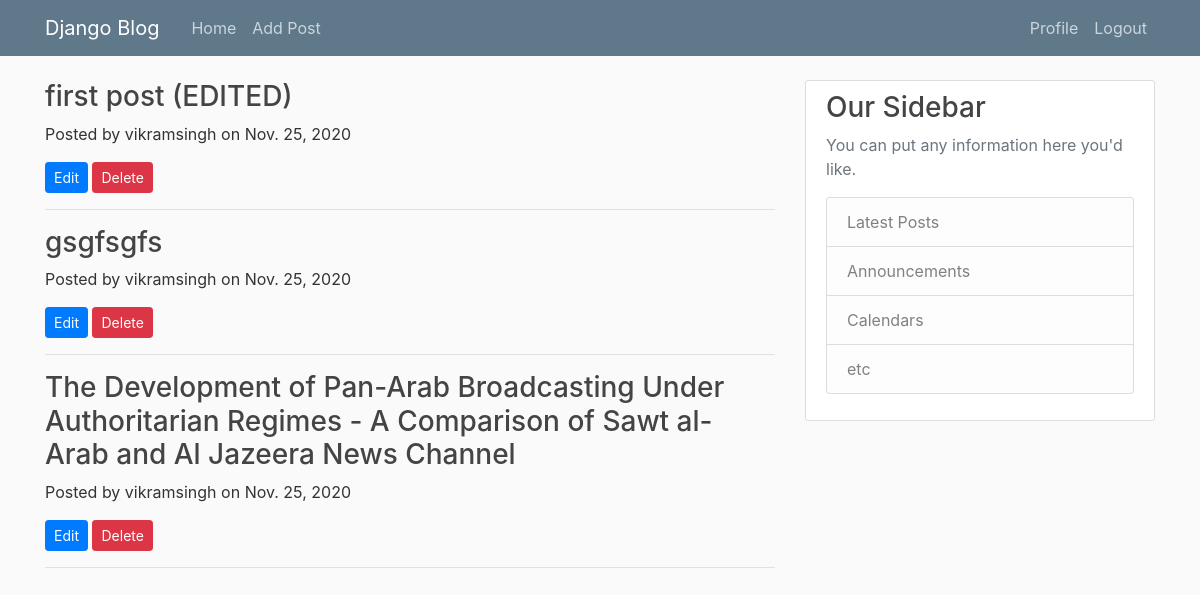
The app's page / (signed in) with its own data.
### BlogApp/models.py (models this page shows, shortened)
class Post(models.Model):
    title = models.CharField(max_length=150)
    author = models.ForeignKey(User, on_delete=models.CASCADE)
    body = models.TextField()
    date = models.DateField(auto_now_add=True)

### BlogApp/views.py (the view)
# urls.py: 2. Add a URL to urlpatterns:  path('', Home.as_view(), name='home')
class Home(ListView):
    model = Post
    template_name = 'home.html'
    ordering = ['-date']

### BlogApp/templates/home.html
{% extends "base.html" %}
{% block content %}
{% for post in object_list %}
    <div class="post-preview">
        <a href="post.html">
            <h3 class="post-title">
                <a href= "{% url 'article-page' post.pk %}" class="h3">{{post.title}}</a>
            </h3>
        </a>
        <p class="post-meta">Posted by {{post.author}} on {{post.date}}</p>
        {% if user.id == post.author.id %}
        <a href="{% url 'edit-post' post.pk %}" class="btn btn-primary btn-sm">Edit</a>   <a href="{% url 'delete-post' post.pk %}" class="btn btn-danger btn-sm">Delete</a>
        {% endif %}
    </div>
    <hr>
{% endfor %}
{% endblock content %}

### BlogApp/static/main.css (style rules this page uses)
body { background: #fafafa; color: #333333; margin-top: 5rem; }
h1, h2, h3, h4, h5, h6 { color: #444444; }

### records on screen
Post: title "first post (EDITED)", author "vikramsingh", date "Nov. 25, 2020", shows "Edit"
Post: title "gsgfsgfs", author "vikramsingh", date "Nov. 25, 2020", shows "Edit"
Post: title "The Development of Pan-Arab Broadcasting Under Authoritarian Regimes - A Comparison of Sawt al-Arab and Al Jazeera News Channel", author "vikramsingh", date "Nov. 25, 2020", shows "Edit"
